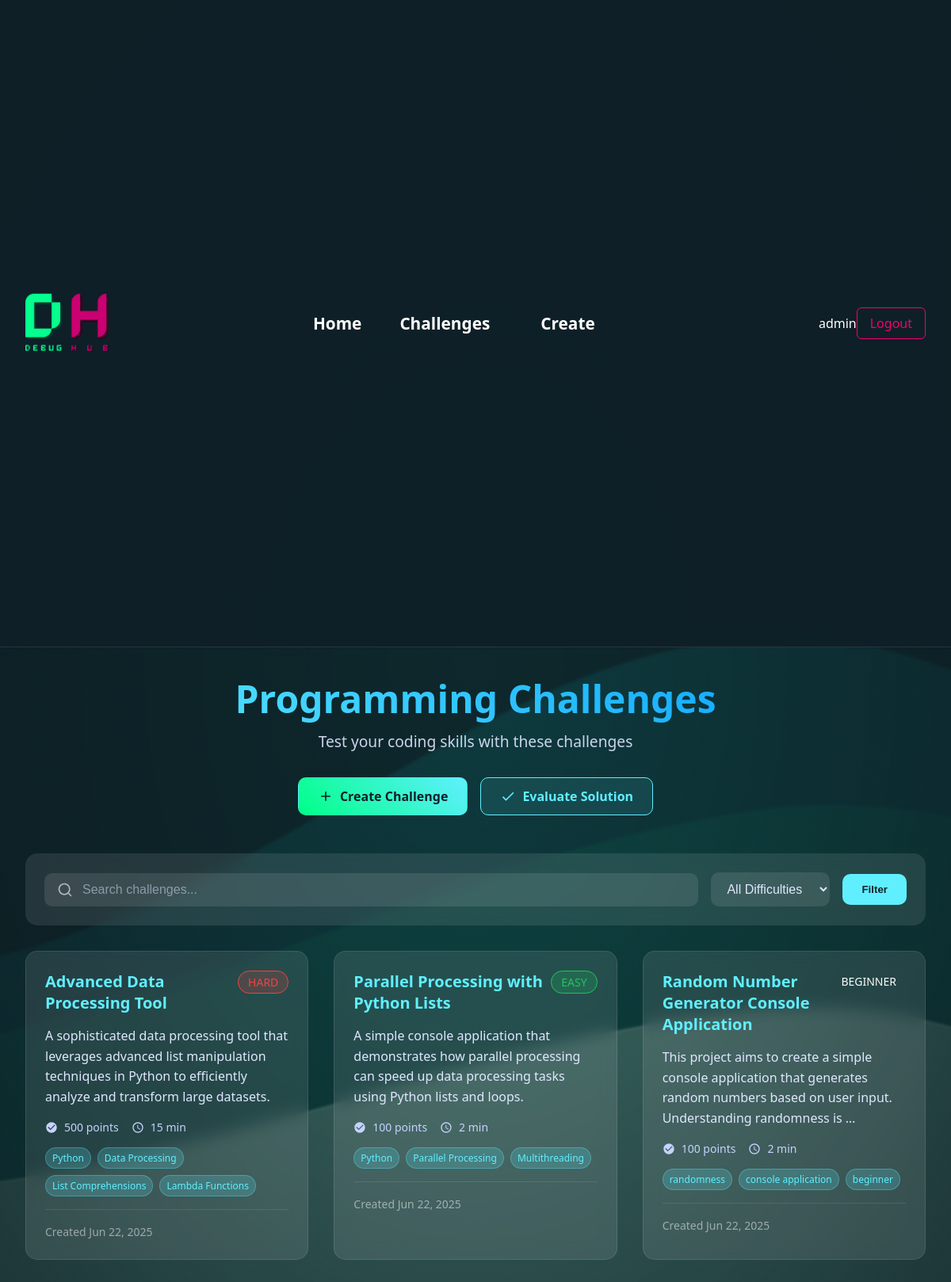
The app's page /tasks/ (signed in) with its own data.
### tasks/models.py (models this page shows, shortened)
class Challenge(models.Model):
    DIFFICULTY_CHOICES = [
        ('easy', 'Easy'),
        ('medium', 'Medium'),
        ('hard', 'Hard'),
    ]
    STATUS_CHOICES = [
        ('active', 'Active'),
        ('inactive', 'Inactive'),
        ('archived', 'Archived'),
    ]
    title = models.CharField(max_length=200)
    description = models.TextField()
    difficulty = models.CharField(max_length=10, choices=DIFFICULTY_CHOICES, default='easy')
    status = models.CharField(max_length=10, choices=STATUS_CHOICES, default='active')
    created_by = models.ForeignKey(User, on_delete=models.CASCADE, related_name='created_challenges')
    created_at = models.DateTimeField(auto_now_add=True)
    updated_at = models.DateTimeField(auto_now=True)
    time_limit = models.IntegerField(help_text="Time limit in minutes", default=60)
    memory_limit = models.IntegerField(help_text="Memory limit in MB", default=256)
    sample_input = models.TextField(blank=True, help_text="Sample input for the problem")
    sample_output = models.TextField(blank=True, help_text="Expected output for the sample input")
    tags = models.CharField(max_length=200, blank=True, help_text="Comma-separated tags")
    points = models.IntegerField(default=100, help_text="Points awarded for solving this challenge")
    class Meta:
        ordering = ['-created_at']
    def get_tags_list(self):
        return [tag.strip() for tag in self.tags.split(',') if tag.strip()] if self.tags else []

### tasks/views.py (the view)
# urls.py: path('', views.challenge_list, name='challenge_list'),
@login_required
def challenge_list(request):
    challenges = Challenge.objects.filter(status='active')
    search_query = request.GET.get('search')
    if search_query:
        challenges = challenges.filter(
            Q(title__icontains=search_query) |
            Q(description__icontains=search_query) |
            Q(tags__icontains=search_query)
        )
    difficulty_filter = request.GET.get('difficulty')
    if difficulty_filter:
        challenges = challenges.filter(difficulty=difficulty_filter)
    paginator = Paginator(challenges, 12)  # Show 12 challenges per page
    page_number = request.GET.get('page')
    page_obj = paginator.get_page(page_number)
    user_submissions = {}
    if request.user.is_authenticated:
        from .models import Submission
        submissions = Submission.objects.filter(
            user=request.user,
            challenge__in=page_obj.object_list,
            is_best=True
        ).select_related('challenge')
        user_submissions = {
            submission.challenge.id: submission
            for submission in submissions
        }
    context = {
        'page_obj': page_obj,
        'search_query': search_query,
        'difficulty_filter': difficulty_filter,
        'difficulties': Challenge.DIFFICULTY_CHOICES,
        'user_submissions': user_submissions,
    }
    return render(request, 'tasks/challenge_list.html', context)

### templates/tasks/challenge_list.html (shortened to what this page needs)
{% extends 'base.html' %}
{% load static %}
{% load dict_extras %}
{% block content %}
<div class="challenges-container">
    <div class="challenges-header">
        <h1>Programming Challenges</h1>
        <p>Test your coding skills with these challenges</p>
        <div class="header-actions">
            <a href="/learning/challenge-creator/" class="create-btn">
                <svg class="icon" fill="currentColor" viewBox="0 0 24 24">
                    <path d="M19 13h-6v6h-2v-6H5v-2h6V5h2v6h6v2z"/>
                </svg>
                Create Challenge
            </a>
            <a href="/learning/solution-evaluator/" class="evaluate-btn">
                <svg class="icon" fill="currentColor" viewBox="0 0 24 24">
                    <path d="M9 16.17L4.83 12l-1.42 1.41L9 19 21 7l-1.41-1.41z"/>
                </svg>
                Evaluate Solution
            </a>
        </div>
    </div>
    <div class="filters-section">
        <form method="get" class="filters-form">
            <div class="search-container">
                <input type="text" name="search" placeholder="Search challenges..."
                       value="{{ search_query|default:'' }}" class="search-input">
                <svg class="search-icon" fill="currentColor" viewBox="0 0 24 24">
                    <path d="M21.71 20.29L18 16.61A9 9 0 1 0 16.61 18l3.68 3.68a1 1 0 0 0 1.42 0 1 1 0 0 0 0-1.39ZM11 18a7 7 0 1 1 7-7 7 7 0 0 1-7 7Z"/>
                </svg>
            </div>
            <div class="difficulty-filter">
                <select name="difficulty" class="difficulty-select">
                    <option value="">All Difficulties</option>
                </select>
            </div>
            <button type="submit" class="filter-btn">Filter</button>
        </form>
    </div>
    <div class="challenges-grid">
        {% for challenge in page_obj %}
            <div class="challenge-card">
                <div class="challenge-header">
                    <h3 class="challenge-title">
                        <a href="{% url 'tasks:challenge_detail' challenge.pk %}">{{ challenge.title }}</a>
                    </h3>
                    <div class="badges-container">
                        <span class="difficulty-badge difficulty-{{ challenge.difficulty }}">
                            {{ challenge.get_difficulty_display }}
                        </span>
                    </div>
                </div>
                <div class="challenge-body">
                    <p class="challenge-description">
                        {{ challenge.description|truncatewords:20 }}
                    </p>
                    <div class="challenge-meta">
                        <div class="meta-item">
                            <svg class="icon" fill="currentColor" viewBox="0 0 24 24">
                                <path d="M12 2C6.48 2 2 6.48 2 12s4.48 10 10 10 10-4.48 10-10S17.52 2 12 2zm-2 15l-5-5 1.41-1.41L10 14.17l7.59-7.59L19 8l-9 9z"/>
                            </svg>
                            <span>{{ challenge.points }} points</span>
                        </div>
                        <div class="meta-item">
                            <svg class="icon" fill="currentColor" viewBox="0 0 24 24">
                                <path d="M11.99 2C6.47 2 2 6.48 2 12s4.47 10 9.99 10C17.52 22 22 17.52 22 12S17.52 2 11.99 2zM12 20c-4.42 0-8-3.58-8-8s3.58-8 8-8 8 3.58 8 8-3.58 8-8 8z"/>
                                <path d="M12.5 7H11v6l5.25 3.15.75-1.23-4.5-2.67z"/>
                            </svg>
                            <span>{{ challenge.time_limit }} min</span>
                        </div>
                    </div>
                    {% if challenge.get_tags_list %}
                        <div class="challenge-tags">
                            {% for tag in challenge.get_tags_list %}
                                <span class="tag">{{ tag }}</span>
                            {% endfor %}
                        </div>
                    {% endif %}
                </div>
                <div class="challenge-footer">
                    <small class="created-date">Created {{ challenge.created_at|date:"M d, Y" }}</small>
                </div>
            </div>
        {% empty %}
            <div class="no-challenges">
                <h3>No challenges found</h3>
                <p>Try adjusting your search or filter criteria.</p>
            </div>
        {% endfor %}
    </div>
</div>
{% endblock %}

### templates/base.html (shortened to what this page needs)
{% load static %}
<!DOCTYPE html>
<html lang="en">
<head>
    <link rel="stylesheet" href="{% static 'style.css' %}">
</head>
<body>
    <nav class="navbar">
        <div class="container" style="max-width: 1200px; margin: 0 auto; display: flex; justify-content: space-between; align-items: center; padding: 0 2rem;">            <a href="{% url 'index' %}" class="navbar-brand">
                <img src="{% static 'images/logo.png' %}?v=2" alt="DebugHub" class="logo">
            </a>
            <ul class="nav-links">
                <li><a href="{% url 'index' %}" class="{% if request.resolver_match.url_name == 'index' %}active{% endif %}">Home</a></li>
                <li><a href="{% url 'tasks:challenge_list' %}" class="">Challenges</a></li>
                <li class="dropdown">
                    <a href="{% url 'users:challenge_creator' %}" class="dropdown-toggle">Create </a>
                </li>
            </ul>
            <div class="nav-icons">
                <div class="auth-container">
                    {% if user.is_authenticated %}
                        <div class="user-profile">
                            <span class="user-name">{{ user.username }}</span>
                            <a href="{% url 'logout' %}" class="auth-btn login-btn">Logout</a>
                        </div>
                    {% else %}
                        <div class="auth-buttons">
                            <a href="{% url 'login' %}" class="auth-btn login-btn">Login</a>
                            <a href="{% url 'register' %}" class="auth-btn register-btn">Register</a>
                        </div>
                    {% endif %}
                </div>
            </div>
        </div>
    </nav>
    {% block content %}
    {% endblock %}
</body>
</html>

### static/style.css (style rules this page uses)
* { margin: 0; padding: 0; box-sizing: border-box; }
body { font-family: 'Segoe UI', Tahoma, Geneva, Verdana, sans-serif; background: url('images/background.png') no-repeat center center fixed; background-size: cover; min-height: 100vh; color: #ffffff; overflow-x: hidden; }
body::before { content: ''; position: fixed; top: 0; left: 0; width: 100%; height: 100%; background: radial-gradient(ellipse at center, rgba(45, 83, 100, 0.3) 0%, rgba(15, 32, 39, 0.8) 100%); z-index: -1; }
.navbar { background: rgba(15, 32, 39, 0.95); backdrop-filter: blur(10px); border-bottom: 1px solid rgba(255, 255, 255, 0.1); padding: 0.5rem 0; }
.navbar-brand { font-size: 1.8rem; font-weight: bold; color: #ffffff !important; text-decoration: none; display: flex; align-items: center; }
.logo { height: 80px; width: auto; transition: transform 0.3s ease; }
.nav-links { display: flex; list-style: none; gap: 3rem; align-items: center; }
.nav-links a { color: #ffffff; text-decoration: none; font-weight: 600; font-size: 1.3rem; transition: color 0.3s ease; position: relative; }
.nav-icons { display: flex; gap: 1rem; align-items: center; }
.auth-container { display: flex; justify-content: center; align-items: center; height: 100vh; }
.auth-btn { padding: 0.5rem 1rem; border-radius: 6px; font-weight: 500; text-decoration: none; transition: all 0.3s ease; }
.login-btn { background: transparent; color: #f7006e; border: 1px solid #f7006e; }
.user-profile { display: flex; align-items: center; color: #ffffff; }
.user-name { font-weight: 500; }
.dropdown { position: relative; }
.dropdown-toggle { display: flex; align-items: center; gap: 0.5rem; padding: 0.5rem 1rem; text-decoration: none; color: #ffffff; transition: all 0.3s ease; }

### records on screen
Challenge: title "Advanced Data Processing Tool", difficulty "HARD", description "A sophisticated data processing tool that leverages advanced list manipulation techniques in Python to efficiently analyze and transform large datasets.", points "500", time_limit "15", get_tags_list "Python" "Data Processing" "List Comprehensions" "Lambda Functions", created_at "Jun 22, 2025"
Challenge: title "Parallel Processing with Python Lists", difficulty "EASY", description "A simple console application that demonstrates how parallel processing can speed up data processing tasks using Python lists and loops.", points "100", time_limit "2", get_tags_list "Python" "Parallel Processing" "Multithreading", created_at "Jun 22, 2025"
Challenge: title "Random Number Generator Console Application", difficulty "BEGINNER", description "This project aims to create a simple console application that generates random numbers based on user input. Understanding randomness is …", points "100", time_limit "2", get_tags_list "randomness" "console application" "beginner", created_at "Jun 22, 2025"

### other values on screen
{{ user.username }} "admin"
